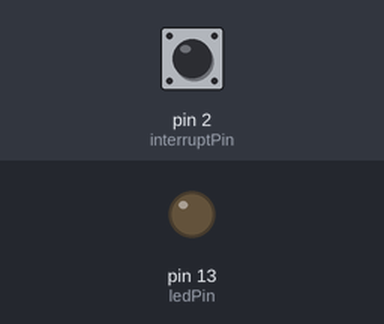
Simulated run of this sketch. Board: Arduino Mega 2560, built with avr-gcc and run on an emulated ATmega2560. On the bench: output pins drawn as LEDs (lit = HIGH). The test bench sets the inputs (shaded band); at power-on: pin 2 (interruptPin) HIGH. What the sketch prints to the serial monitor is not drawn.

Above: at 1.2 s.
1.3 s: pin 2 (interruptPin) pulled LOW for 0.15 s
At 1.8 s:
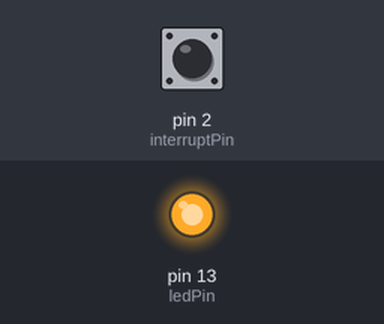
Timing chart, 0 to 4.3 s (numbered marks = the images above; inputs shaded):
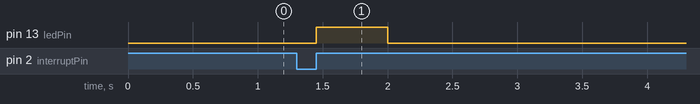

The sketch:

vo2max.ino
```cpp
const byte ledPin = LED_BUILTIN;
const byte interruptPin = 2;
volatile byte state = LOW;

volatile float rpmcont;
volatile float rpmt;
float calc;
float calct;

int pos = 1;
int flag = 0;

void setup() {
  Serial.begin(9600);
  Serial1.begin(9600);

  pinMode(ledPin, OUTPUT);
  pinMode(interruptPin, INPUT_PULLUP);
  attachInterrupt(digitalPinToInterrupt(interruptPin), blink, RISING);
}

void loop() {
  if(flag == 0 && rpmcont != 0){
    flag = 1;
  }else if(flag == 1 && rpmcont == 0){
    pos = pos * -1;
    calct = 0;
    rpmt = 0;
    flag = 0;
  }

  rpmcont = 0;
  //sei();
  delay(1000);

  //cli();
  calc = (((rpmcont*60)/6.67)*1000);
  calct = ((rpmt)/350);
  //O,V,B
  //ml/min, L, boleano
  //Serial.println(String(calc)+" ml/min, "+String(calct)+" L, "+String(pos)+" rpm");
  Serial.println("O:"+String(calc)+",V:"+String(calct)+",B:"+String(pos));
  Serial1.print("O:"+String(calc)+",V:"+String(calct)+",B:"+String(pos));

  digitalWrite(ledPin, LOW);
}

void blink() {
  rpmcont++;
  rpmt++;
  state = !state;
  digitalWrite(ledPin, state);
}
```

Measured:
- after the input at 1.3 s, pin 13 (ledPin): LOW → HIGH after 0.15 s, → LOW 0.55 s later
